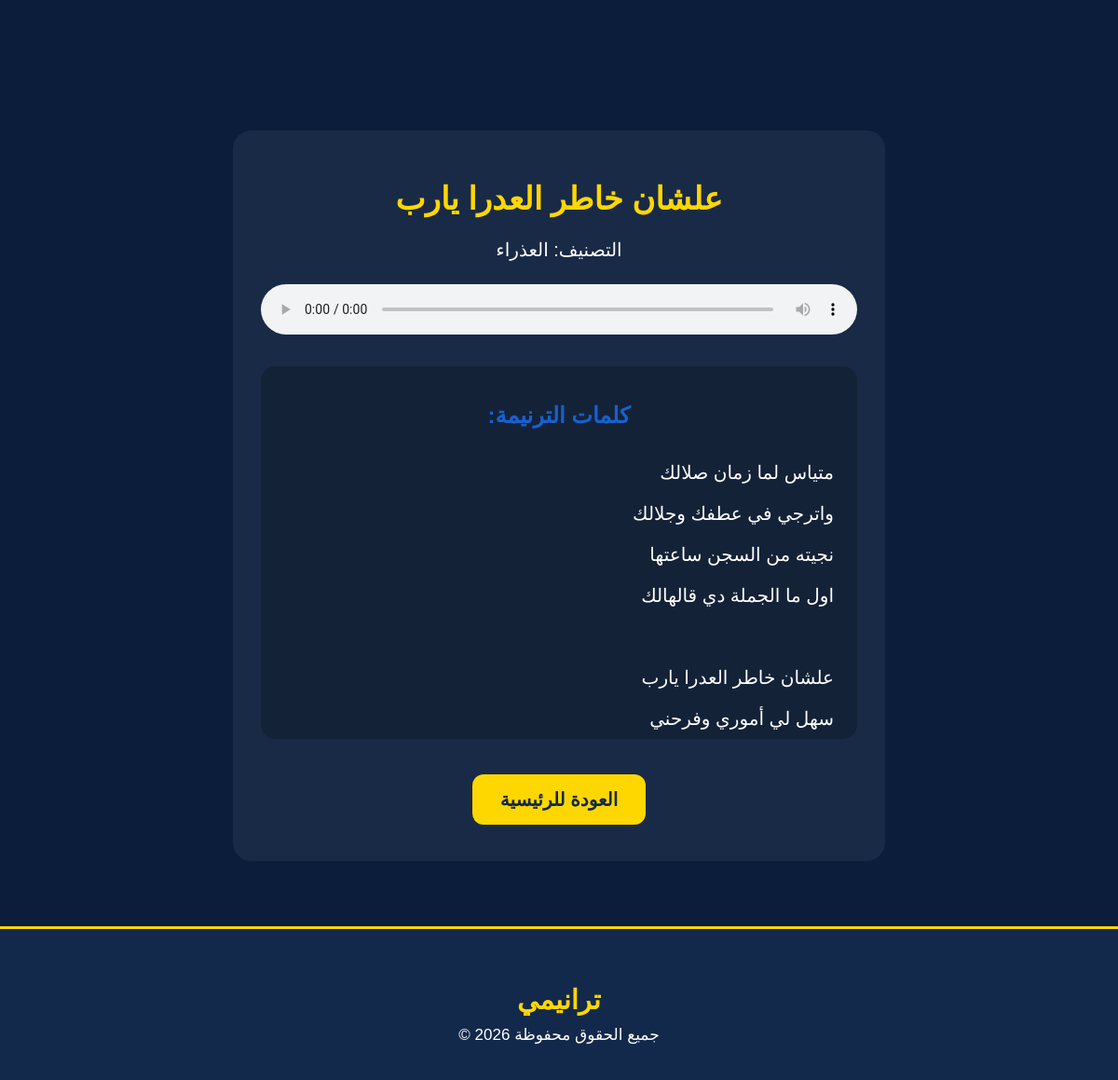
Screenshot of /listen/45 with the database file from the repository.
### tables this page shows
CREATE TABLE hymns (
                id INTEGER PRIMARY KEY AUTOINCREMENT,
               title TEXT NOT NULL,
               category TEXT NOT NULL,
               audio TEXT,
               lyrics TEXT
               , favorite INTEGER DEFAULT 0);

### app.py (the view)
@app.route("/listen/<int:id>")
def listen(id):
    connection = sqlite3.connect(DATABASE)
    cursor = connection.cursor()
    cursor.execute("SELECT * FROM hymns WHERE id = ?", (id,))
    hymn = cursor.fetchone()
    connection.close()
    return render_template("listen.html", hymn=hymn)

### templates/listen.html (shortened to what this page needs)
<!DOCTYPE html>
<html lang="ar" dir="rtl">
<head>
    <link rel="stylesheet" href="{{ url_for('static', filename='style.css') }}">
</head>
<body>
    <div class="listen-card">
        <h1>{{ hymn[1] }}</h1>
        <div class="category-box">
            التصنيف: {{ hymn[2] }}
        </div>
        <div class="audio-box">
            <audio controls>
                <source src="{{ url_for('static', filename='audio/' + hymn[3]) }}" type="audio/mpeg">
            </audio>
        </div>
        <div class="lyrics-box">
            <h2>كلمات الترنيمة:</h2>
            <p>{{ hymn[4] }}</p>
        </div>
            <br>
            <a href="/">
                <button type="button" class="main-btn">
                    العودة للرئيسية
                </button>
            </a>
    </div>
    <footer>
        <h3>ترانيمي</h3>
        <p>جميع الحقوق محفوظة 2026 &copy;</p>
    </footer>
</body>
</html>

### static/style.css (style rules this page uses)
* { box-sizing: border-box; }
body { background-color: #0b1d3a; color: white; text-align: center; font-family: Arial; margin: 0; padding-top: 100px; }
h1 { color: gold; font-size: 55px; }
p { font-size: 24px; }
button, .delete-btn, .fav-btn { padding: 14px 27px; font-size: 20px; border: none; border-radius: 12px; background: gold; color: #1b2a5a; cursor: pointer; font-weight: bold; transition: 0.3s; margin: 9px; }
.listen-card { max-width: 700px; margin: 40px auto; padding: 30px; background: rgba(255, 255, 255, 0.06); border-radius: 20px; text-align: center; }
.listen-card h1 { color: gold; font-size: 34px; }
.listen-card p { font-size: 19px; margin-bottom: 25px; }
.listen-card audio { width: 100%; }
.listen-card button { margin-top: 20px; }
.category-box { margin: 20px auto; font-size: 20px; }
.audio-box { margin: 25px auto; }
.lyrics-box { margin-top: 30px; padding: 20px; background: rgba(0, 0, 0, 0.2); border-radius: 15px; text-align: right; max-height: 400px; overflow-y: auto; }
.lyrics-box h2 { color: #1661d0; text-align: center; }
.lyrics-box p { white-space: pre-line; line-height: 2.2; font-size: 20px; color: white; margin: 0; padding: 5px; }
.main-btn { display: inline-block; background-color: gold; color: #13294b; text-decoration: none; padding: 15px 30px; border-radius: 12px; font-size: 20px; font-weight: bold; transition: 0.3s; margin-top: 20px; }
a { text-decoration: none; color: inherit; }
footer { background-color: #13294b; color: white; padding: 30px 20px; text-align: center; margin-top: 70px; border-top: 3px solid gold; }
footer h3 { color: gold; margin-bottom: 10px; font-size: 29px; }
footer p { font-size: 17px; margin: 8px 0; }

### rows the page displays
hymns: title "علشان خاطر العدرا يارب", category "العذراء", lyrics "متياس لما زمان صلالك واترجي في عطفك وجلالك نجيته من السجن ساعتها اول ما الجملة دي قالهالك علشان خاطر العدرا يارب سهل لي أموري وفرحني…"
